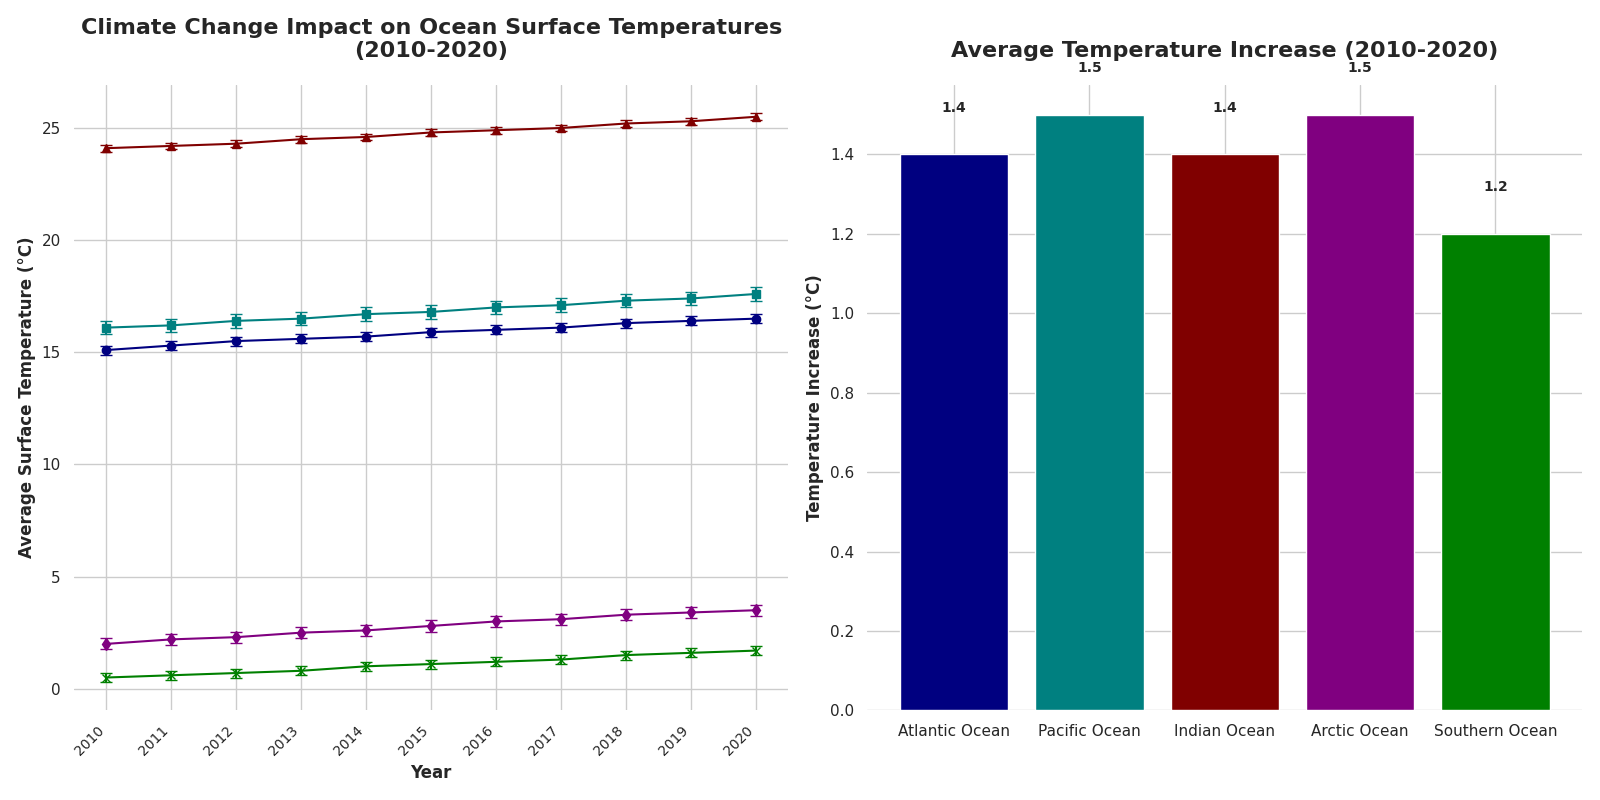

Python code for this plot:
import matplotlib.pyplot as plt
import numpy as np

years = np.arange(2010, 2021)

atlantic_temp = np.array([15.1, 15.3, 15.5, 15.6, 15.7, 15.9, 16.0, 16.1, 16.3, 16.4, 16.5])
pacific_temp = np.array([16.1, 16.2, 16.4, 16.5, 16.7, 16.8, 17.0, 17.1, 17.3, 17.4, 17.6])
indian_temp = np.array([24.1, 24.2, 24.3, 24.5, 24.6, 24.8, 24.9, 25.0, 25.2, 25.3, 25.5])
arctic_temp = np.array([2.0, 2.2, 2.3, 2.5, 2.6, 2.8, 3.0, 3.1, 3.3, 3.4, 3.5])
southern_temp = np.array([0.5, 0.6, 0.7, 0.8, 1.0, 1.1, 1.2, 1.3, 1.5, 1.6, 1.7])

atlantic_err = np.array([0.2] * len(years))
pacific_err = np.array([0.3] * len(years))
indian_err = np.array([0.15] * len(years))
arctic_err = np.array([0.25] * len(years))
southern_err = np.array([0.2] * len(years))

atlantic_inc = atlantic_temp[-1] - atlantic_temp[0]
pacific_inc = pacific_temp[-1] - pacific_temp[0]
indian_inc = indian_temp[-1] - indian_temp[0]
arctic_inc = arctic_temp[-1] - arctic_temp[0]
southern_inc = southern_temp[-1] - southern_temp[0]

increases = [atlantic_inc, pacific_inc, indian_inc, arctic_inc, southern_inc]
oceans = ['Atlantic Ocean', 'Pacific Ocean', 'Indian Ocean', 'Arctic Ocean', 'Southern Ocean']

fig, axes = plt.subplots(1, 2, figsize=(16, 8))

ax1 = axes[0]
ax1.errorbar(years, atlantic_temp, yerr=atlantic_err, fmt='-o', color='navy', capsize=4)
ax1.errorbar(years, pacific_temp, yerr=pacific_err, fmt='-s', color='teal', capsize=4)
ax1.errorbar(years, indian_temp, yerr=indian_err, fmt='-^', color='maroon', capsize=4)
ax1.errorbar(years, arctic_temp, yerr=arctic_err, fmt='-d', color='purple', capsize=4)
ax1.errorbar(years, southern_temp, yerr=southern_err, fmt='-x', color='green', capsize=4)

ax1.set_title('Climate Change Impact on Ocean Surface Temperatures\n(2010-2020)', fontsize=16, fontweight='bold', pad=20)
ax1.set_xlabel('Year', fontsize=12, fontweight='bold')
ax1.set_ylabel('Average Surface Temperature (°C)', fontsize=12, fontweight='bold')
ax1.set_xticks(years)
ax1.set_xticklabels(years, rotation=45, ha='right', fontsize=10)

for spine in ax1.spines.values():
    spine.set_visible(False)

ax2 = axes[1]
bars = ax2.bar(oceans, increases, color=['navy', 'teal', 'maroon', 'purple', 'green'])
ax2.set_title('Average Temperature Increase (2010-2020)', fontsize=16, fontweight='bold', pad=20)
ax2.set_ylabel('Temperature Increase (°C)', fontsize=12, fontweight='bold')

for bar in bars:
    yval = bar.get_height()
    ax2.text(bar.get_x() + bar.get_width()/2, yval + 0.1, round(yval, 2), ha='center', va='bottom', fontsize=10, fontweight='bold')

for spine in ax2.spines.values():
    spine.set_visible(False)

plt.tight_layout()
plt.show()
